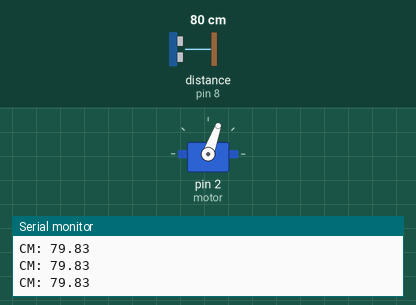
The sketch below on a simulated Arduino Uno, built with avr-gcc and run on an emulated ATmega328P. Shown: servo, the last lines printed to the serial monitor. Wiring (inferred from the names in the program): ultrasonic range finder: trigger pin 9; echo pin 8. The inputs (shaded band) are chosen by the test bench; at power-on: distance to the obstacle (sensor on pin 8) 80 cm. The echo pulse lasts 58.3 µs per cm.

Above: at 1.2 s.
1.3 s: distance to the obstacle (sensor on pin 8) set to 12 cm
2.8 s: distance to the obstacle (sensor on pin 8) set to 9 cm
At 3.4 s:
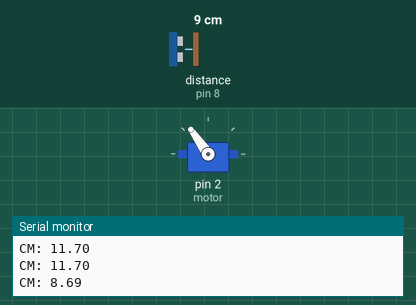
5.8 s: distance to the obstacle (sensor on pin 8) set to 18 cm
At 7.6 s:
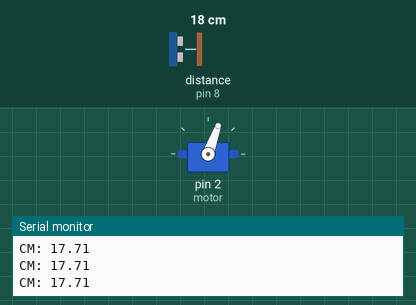
8.3 s: distance to the obstacle (sensor on pin 8) set to 2 cm
At 8.8 s:
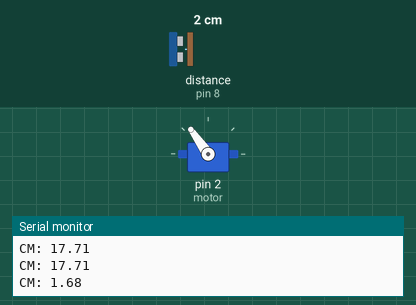
Timing chart, 0 to 11.3 s (numbered marks = the images above; inputs shaded):
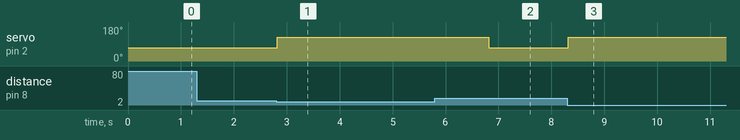

Measured:
- the behaviour switches between 11 and 10 cm on distance to the obstacle (sensor on pin 8) (found by bisection; images 0 and 1)
- after the input at 2.8 s, servo on pin 2 (motor): 70° → 125° at once
- after the input at 5.8 s, servo on pin 2 (motor): 125° → 70° after 1.0 s
- after the input at 8.3 s, servo on pin 2 (motor): 70° → 125° at once

The sketch:

lixeira_inteligente.ino
```cpp
/*
   *Esse programa faz a com que uma lixeira abra a tampa caso alguem aproxime as maos do sensor ultrasonic.
   *Elismar. S (Cientista da Computação).
   *Github(https://github.com/ElismarSilva).
   *28/08/2022.
*/

#include <SensorUltrasonico.h> // Inclusao das bibliotecas
#include <Servo.h>

#define echo 8 // Definindo os pinos
#define trigger 9
Servo motor; //nomeando o servo
SensorUltrasonico dist(trigger, echo); // instancia o ojeto e passa os parametros pinos

void setup() {
  Serial.begin(9600);
  motor.attach(2);
  motor.write(70); // inicia o servo na posicao 70 graus
  delay(10);// aguarda dez milisegundos
}

void loop() {
  double distancia_cm =  dist.distanciaCM(); // cria uma variavel para receber a funcao distancia em centimetros
  //double distancia_pol =  dist.distanciaPol();
  Serial.print("CM: ");
  Serial.println(distancia_cm); //leitura do serial
  //Serial.print("  || Polegadas : ");
  //Serial.println(distancia_pol);

  if (distancia_cm <= 10  ) { //  Verifica  se a distancia em centimetros e menor que
    motor.write(125); // Graus do servo em 125 graus
    delay(2000); // Aguarda dois segundos
    motor.write(70); //Servo na posicao 70 graus

  }


}
```

SensorUltrasonico.h
```cpp
#ifndef SENSORULTRASONICO_H_INCLUDED
#define SENSORULTRASONICO_H_INCLUDED

class SensorUltrasonico
{

public:
  SensorUltrasonico(int trigger, int echo);
  double distanciaCM();
  double distanciaM();
  double distanciaPol();
  double distancia(char op);
  double config();

private:
  int _trigger;
  int _echo;
};

#endif // SENSORULTRASONICO_H_INCLUDED
```
